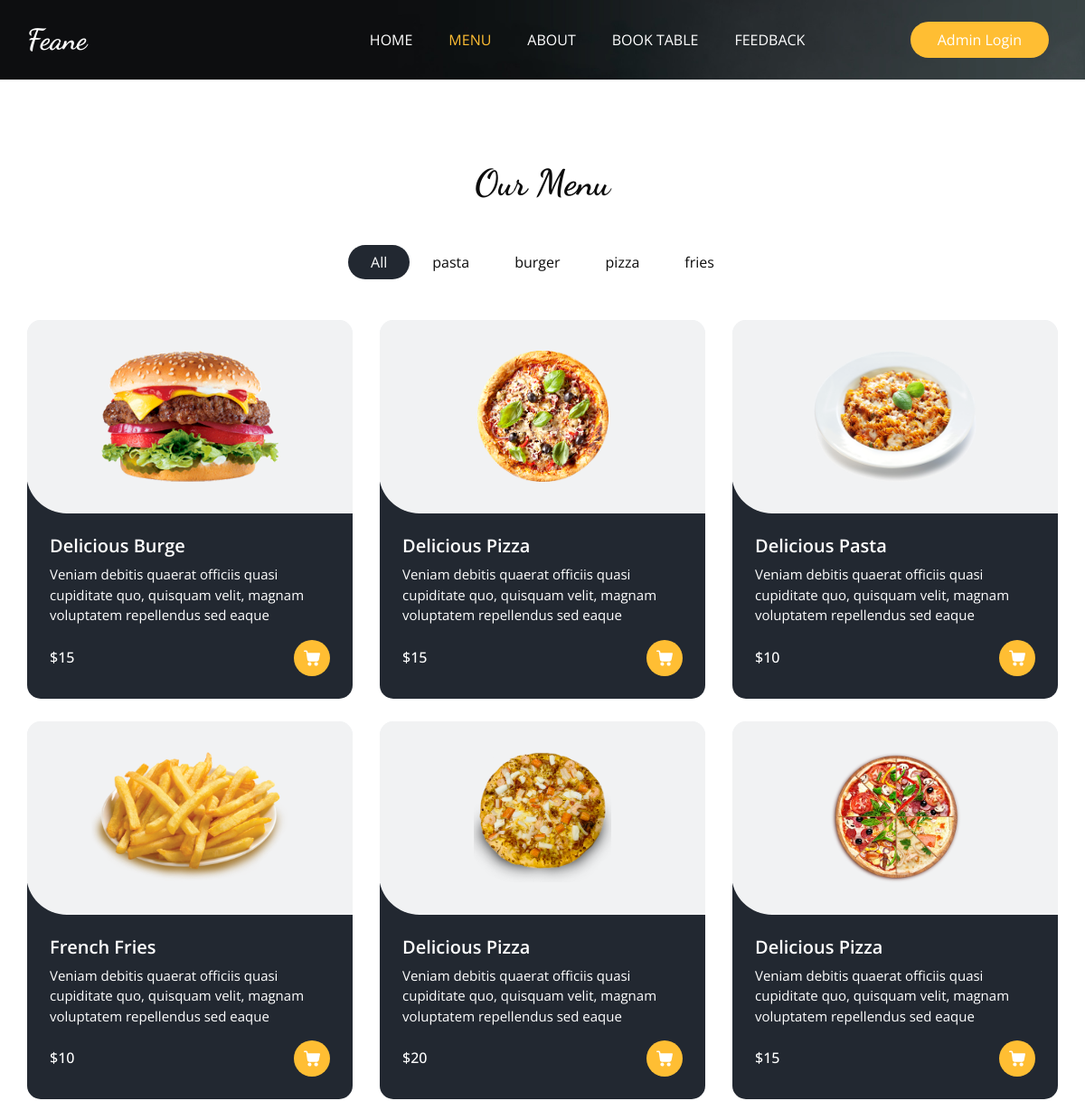
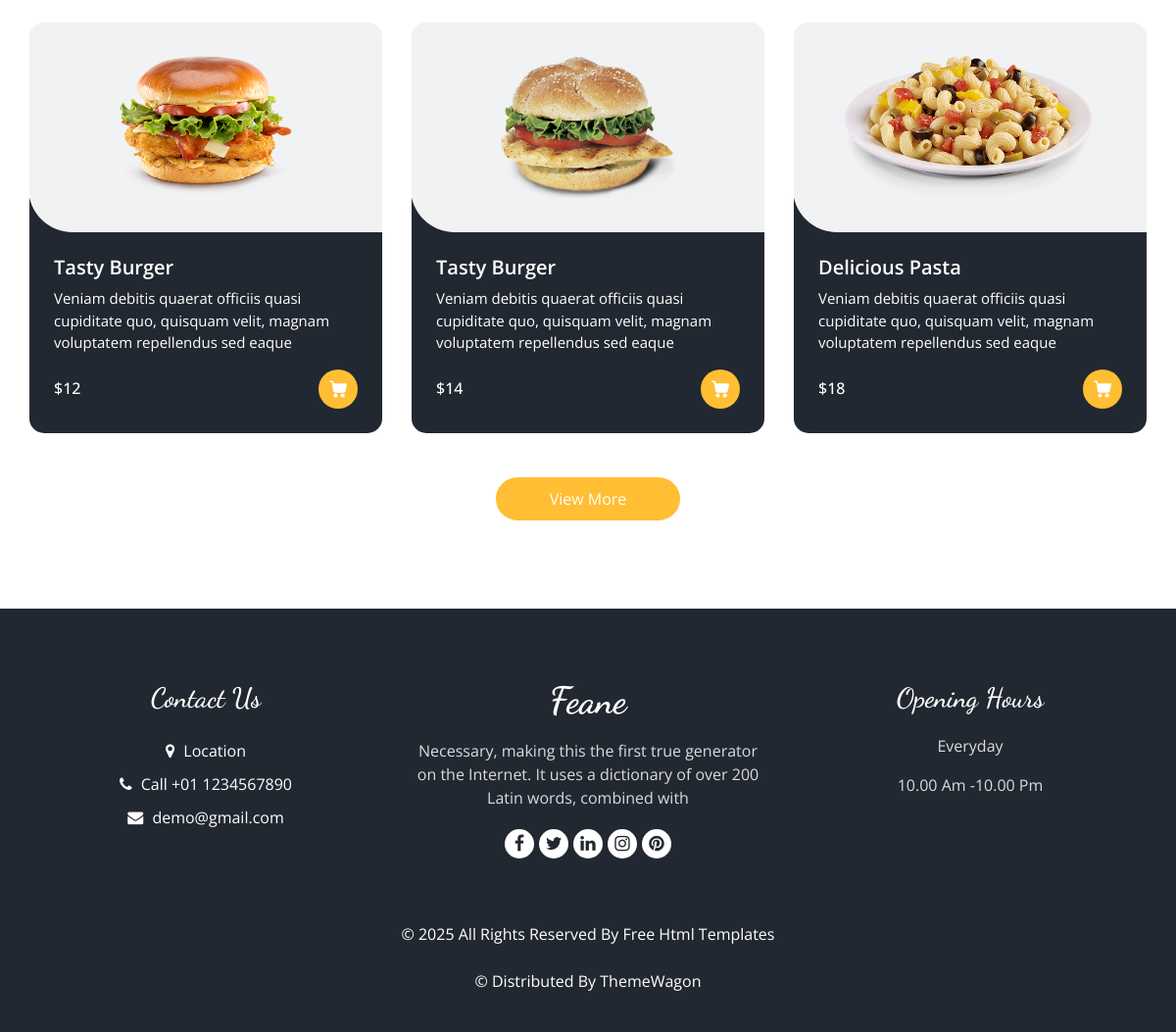
The page /menu on the database its author committed (2 pictures, top to bottom).
### Base_App/models.py (models this page shows, shortened)
class ItemList(models.Model):
    category_name = models.CharField(max_length=15)
    def __str__(self):
        return self.category_name
    class Meta:
        verbose_name = "Item Category"
        verbose_name_plural = "Item Categories"

class Items(models.Model):
    item_name = models.CharField(max_length=15)
    description = models.TextField()
    price = models.IntegerField()
    category = models.ForeignKey(ItemList, related_name='items', on_delete=models.CASCADE)
    image = models.ImageField(upload_to='items/')

### restorent_project/views.py (the view)
# urls.py: path('menu', views.MenuView, name='menu'),
def MenuView(request):
    items = Items.objects.all()
    list = ItemList.objects.all()
    return render(request, 'menu.html', {'items': items, 'list': list})

### Template/menu.html (shortened to what this page needs)
{% extends "base.html" %}
{% load static %}
{% block class %}
class="sub_page"
{% endblock class %}
{% block main %}
  <section class="food_section layout_padding">
    <div class="container">
      <div class="heading_container heading_center">
        <h2>
          Our Menu
        </h2>
      </div>
      <ul class="filters_menu">
        <li class="active" data-filter="*">All</li>
        {% for i in list %}
        <li data-filter=".{{i.category_name}}">{{i.category_name}}</li>
        {% endfor %}
      </ul>
      <div class="filters-content">
        <div class="row grid">
          {% for j in items %}
          <div class="col-sm-6 col-lg-4 all {{j.category}}">
            <div class="box">
              <div>
                <div class="img-box">
                  <img src="/media/{{j.image}}" alt="{{j.image}}">
                </div>
                <div class="detail-box">
                  <h5>
                   {{j.item_name}}
                  </h5>
                  <p>
                    {{j.description}}
                  </p>
                  <div class="options">
                    <h6>
                      ${{j.price}}
                    </h6>
                    <a href="">
                    </a>
                  </div>
                </div>
              </div>
            </div>
          </div>
          {% endfor %}
        </div>
      </div>
      <div class="btn-box">
        <a href="">
          View More
        </a>
      </div>
    </div>
  </section>
{% endblock main %}

### Template/base.html (shortened to what this page needs)
{% load static %}
<!DOCTYPE html>
<html>
<head>
  <link rel="stylesheet" type="text/css" href="{% static 'css/bootstrap.css' %}" />
  <link rel="stylesheet" type="text/css" href="https://cdnjs.cloudflare.com/ajax/libs/OwlCarousel2/2.3.4/assets/owl.carousel.min.css" />
  <link rel="stylesheet" href="https://cdnjs.cloudflare.com/ajax/libs/jquery-nice-select/1.1.0/css/nice-select.min.css" />
  <link href="css/font-awesome.min.css" rel="stylesheet" />
  <link href="{% static 'css/style.css' %}" rel="stylesheet" />
  <link href="{% static 'css/responsive.css' %}" rel="stylesheet" />
  <link rel="stylesheet" href="https://cdnjs.cloudflare.com/ajax/libs/font-awesome/5.15.4/css/all.min.css">
  <link rel="stylesheet" href="https://cdnjs.cloudflare.com/ajax/libs/font-awesome/4.7.0/css/font-awesome.min.css">
</head>
<body {% block class %}{% endblock class %}>
  <div class="hero_area">
    <div class="bg-box">
      <img src="{% static 'images/hero-bg.jpg' %}" alt="">
    </div>
    <header class="header_section">
      <div class="container">
        <nav class="navbar navbar-expand-lg custom_nav-container ">
          <a class="navbar-brand" href="/">
            <span>
              Feane
            </span>
          </a>
          <div class="collapse navbar-collapse" id="navbarSupportedContent">
            <ul class="navbar-nav mx-auto">
              <li class="nav-item {% if request.path == '/' %}active{% endif %}">
                <a class="nav-link" href="/">Home</a>
              </li>
              <li class="nav-item {% if request.path == '/menu' %}active{% endif %}">
                <a class="nav-link" href="{% url 'menu' %}">Menu</a>
              </li>
              <li class="nav-item {% if request.path == '/about' %}active{% endif %}">
                <a class="nav-link" href="{% url 'about' %}">About</a>
              </li>
              <li class="nav-item {% if request.path == '/Book-Tabel' %}active{% endif %}">
                <a class="nav-link" href="{% url 'Book-Tabel' %}">Book Table</a>
              </li>
              <li class="nav-item {% if request.path == '/feedback' %}active{% endif %}">
                <a class="nav-link" href="{% url 'Feedback' %}">Feedback</a>
              </li>
            </ul>
            <div class="user_option">
              <a href="/admin" class="order_online">
                Admin Login
              </a>
            </div>
          </div>
        </nav>
      </div>
    </header>
  </div>
{% block main %}{% endblock main %}
  <footer class="footer_section">
    <div class="container">
      <div class="row">
        <div class="col-md-4 footer-col">
          <div class="footer_contact">
            <h4>
              Contact Us
            </h4>
            <div class="contact_link_box">
              <a href="">
                <i class="fa fa-map-marker" aria-hidden="true"></i>
                <span>
                  Location
                </span>
              </a>
              <a href="">
                <i class="fa fa-phone" aria-hidden="true"></i>
                <span>
                  Call +01 1234567890
                </span>
              </a>
              <a href="">
                <i class="fa fa-envelope" aria-hidden="true"></i>
                <span>
                  demo@gmail.com
                </span>
              </a>
            </div>
          </div>
        </div>
        <div class="col-md-4 footer-col">
          <div class="footer_detail">
            <a href="" class="footer-logo">
              Feane
            </a>
            <p>
              Necessary, making this the first true generator on the Internet. It uses a dictionary of over 200 Latin words, combined with
            </p>
            <div class="footer_social">
              <a href="">
                <i class="fa fa-facebook" aria-hidden="true"></i>
              </a>
              <a href="">
                <i class="fa fa-twitter" aria-hidden="true"></i>
              </a>
              <a href="">
                <i class="fa fa-linkedin" aria-hidden="true"></i>
              </a>
              <a href="">
                <i class="fa fa-instagram" aria-hidden="true"></i>
              </a>
              <a href="">
                <i class="fa fa-pinterest" aria-hidden="true"></i>
              </a>
            </div>
          </div>
        </div>
        <div class="col-md-4 footer-col">
          <h4>
            Opening Hours
          </h4>
          <p>
            Everyday
          </p>
          <p>
            10.00 Am -10.00 Pm
          </p>
        </div>
      </div>
      <div class="footer-info">
        <p>
          &copy; <span id="displayYear"></span> All Rights Reserved By
          <a href="https://html.design/">Free Html Templates</a><br><br>
          &copy;  Distributed By
          <a href="https://themewagon.com/" target="_blank">ThemeWagon</a>
        </p>
      </div>
    </div>
  </footer>
</body>
</html>

### Static/css/responsive.css (style rules this page uses)
@media (min-width: 1200px) { .container { max-width: 1170px; } }

### rows shown on the page
ItemList: category_name "pasta"
ItemList: category_name "burger"
ItemList: category_name "pizza"
ItemList: category_name "fries"
Items: image (picture), item_name "Delicious Burge", description "Veniam debitis quaerat officiis quasi cupiditate quo, quisquam velit, magnam voluptatem repellendus sed eaque", price "15"
Items: image (picture), item_name "Delicious Pizza", description "Veniam debitis quaerat officiis quasi cupiditate quo, quisquam velit, magnam voluptatem repellendus sed eaque", price "15"
Items: image (picture), item_name "Delicious Pasta", description "Veniam debitis quaerat officiis quasi cupiditate quo, quisquam velit, magnam voluptatem repellendus sed eaque", price "10"
Items: image (picture), item_name "French Fries", description "Veniam debitis quaerat officiis quasi cupiditate quo, quisquam velit, magnam voluptatem repellendus sed eaque", price "10"
Items: image (picture), item_name "Delicious Pizza", description "Veniam debitis quaerat officiis quasi cupiditate quo, quisquam velit, magnam voluptatem repellendus sed eaque", price "20"
Items: image (picture), item_name "Delicious Pizza", description "Veniam debitis quaerat officiis quasi cupiditate quo, quisquam velit, magnam voluptatem repellendus sed eaque", price "15"
Items: image (picture), item_name "Tasty Burger", description "Veniam debitis quaerat officiis quasi cupiditate quo, quisquam velit, magnam voluptatem repellendus sed eaque", price "12"
Items: image (picture), item_name "Tasty Burger", description "Veniam debitis quaerat officiis quasi cupiditate quo, quisquam velit, magnam voluptatem repellendus sed eaque", price "14"
Items: image (picture), item_name "Delicious Pasta", description "Veniam debitis quaerat officiis quasi cupiditate quo, quisquam velit, magnam voluptatem repellendus sed eaque", price "18"
